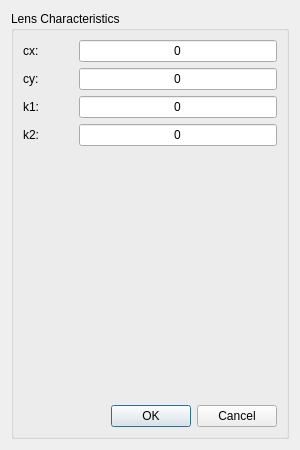
<?xml version="1.0" encoding="UTF-8"?>
<ui version="4.0">
 <class>Dialog</class>
 <widget class="QDialog" name="Dialog">
  <property name="geometry">
   <rect>
    <x>0</x>
    <y>0</y>
    <width>300</width>
    <height>450</height>
   </rect>
  </property>
  <property name="windowTitle">
   <string>Dialog</string>
  </property>
  <layout class="QGridLayout" name="gridLayout_2">
   <item row="0" column="0">
    <layout class="QVBoxLayout" name="verticalLayout">
     <item>
      <layout class="QGridLayout" name="gridlayoutDistortionModel"/>
     </item>
     <item>
      <widget class="QGroupBox" name="groupboxLensCharacteristics">
       <property name="title">
        <string>Lens Characteristics</string>
       </property>
       <layout class="QGridLayout" name="gridLayout">
        <item row="0" column="0">
         <layout class="QFormLayout" name="formlayoutLensCharacteristics">
          <item row="0" column="0">
           <widget class="QLabel" name="labelLensCxText">
            <property name="minimumSize">
             <size>
              <width>50</width>
              <height>0</height>
             </size>
            </property>
            <property name="text">
             <string>cx:</string>
            </property>
           </widget>
          </item>
          <item row="1" column="0">
           <widget class="QLabel" name="labelLensCyText">
            <property name="minimumSize">
             <size>
              <width>50</width>
              <height>0</height>
             </size>
            </property>
            <property name="text">
             <string>cy:</string>
            </property>
           </widget>
          </item>
          <item row="2" column="0">
           <widget class="QLabel" name="labelLensK1Text">
            <property name="minimumSize">
             <size>
              <width>50</width>
              <height>0</height>
             </size>
            </property>
            <property name="text">
             <string>k1:</string>
            </property>
           </widget>
          </item>
          <item row="3" column="0">
           <widget class="QLabel" name="labelLensK2Text">
            <property name="minimumSize">
             <size>
              <width>50</width>
              <height>0</height>
             </size>
            </property>
            <property name="text">
             <string>k2:</string>
            </property>
           </widget>
          </item>
          <item row="0" column="1">
           <widget class="QLineEdit" name="lineeditCx">
            <property name="text">
             <string>0</string>
            </property>
            <property name="alignment">
             <set>Qt::AlignCenter</set>
            </property>
           </widget>
          </item>
          <item row="1" column="1">
           <widget class="QLineEdit" name="lineeditCy">
            <property name="text">
             <string>0</string>
            </property>
            <property name="alignment">
             <set>Qt::AlignCenter</set>
            </property>
           </widget>
          </item>
          <item row="2" column="1">
           <widget class="QLineEdit" name="lineeditK1">
            <property name="text">
             <string>0</string>
            </property>
            <property name="alignment">
             <set>Qt::AlignCenter</set>
            </property>
           </widget>
          </item>
          <item row="3" column="1">
           <widget class="QLineEdit" name="lineeditK2">
            <property name="text">
             <string>0</string>
            </property>
            <property name="alignment">
             <set>Qt::AlignCenter</set>
            </property>
           </widget>
          </item>
         </layout>
        </item>
        <item row="1" column="0">
         <widget class="QDialogButtonBox" name="buttonboxConfirmClose">
          <property name="orientation">
           <enum>Qt::Horizontal</enum>
          </property>
          <property name="standardButtons">
           <set>QDialogButtonBox::Cancel|QDialogButtonBox::Ok</set>
          </property>
         </widget>
        </item>
       </layout>
      </widget>
     </item>
    </layout>
   </item>
  </layout>
 </widget>
 <tabstops>
  <tabstop>lineeditCx</tabstop>
  <tabstop>lineeditCy</tabstop>
  <tabstop>lineeditK1</tabstop>
  <tabstop>lineeditK2</tabstop>
 </tabstops>
 <resources/>
 <connections>
  <connection>
   <sender>buttonboxConfirmClose</sender>
   <signal>accepted()</signal>
   <receiver>Dialog</receiver>
   <slot>accept()</slot>
   <hints>
    <hint type="sourcelabel">
     <x>248</x>
     <y>254</y>
    </hint>
    <hint type="destinationlabel">
     <x>157</x>
     <y>274</y>
    </hint>
   </hints>
  </connection>
  <connection>
   <sender>buttonboxConfirmClose</sender>
   <signal>rejected()</signal>
   <receiver>Dialog</receiver>
   <slot>reject()</slot>
   <hints>
    <hint type="sourcelabel">
     <x>316</x>
     <y>260</y>
    </hint>
    <hint type="destinationlabel">
     <x>286</x>
     <y>274</y>
    </hint>
   </hints>
  </connection>
 </connections>
</ui>
